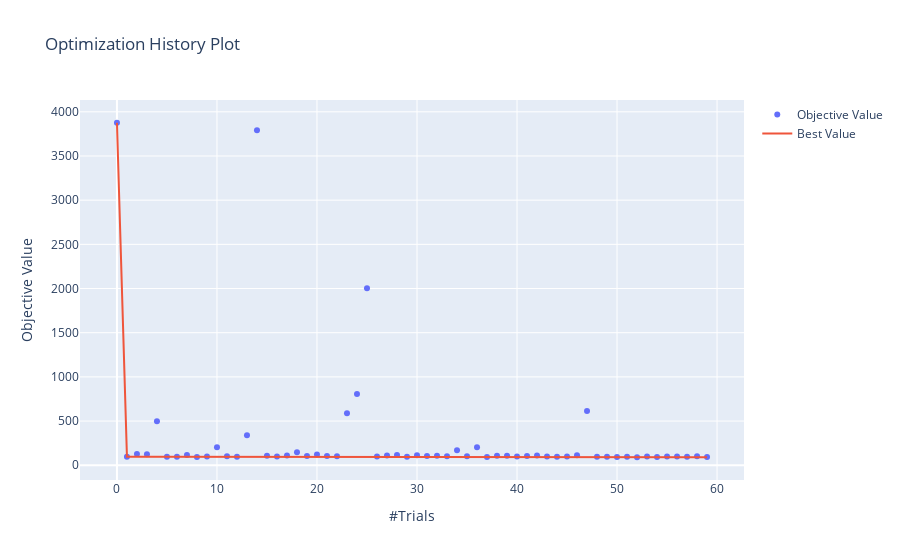

Write notebook code for a chart like this one.
### Code cell
tpe_study = get_study("tpe-oc20-3k")
viz.plot_optimization_history(tpe_study)
